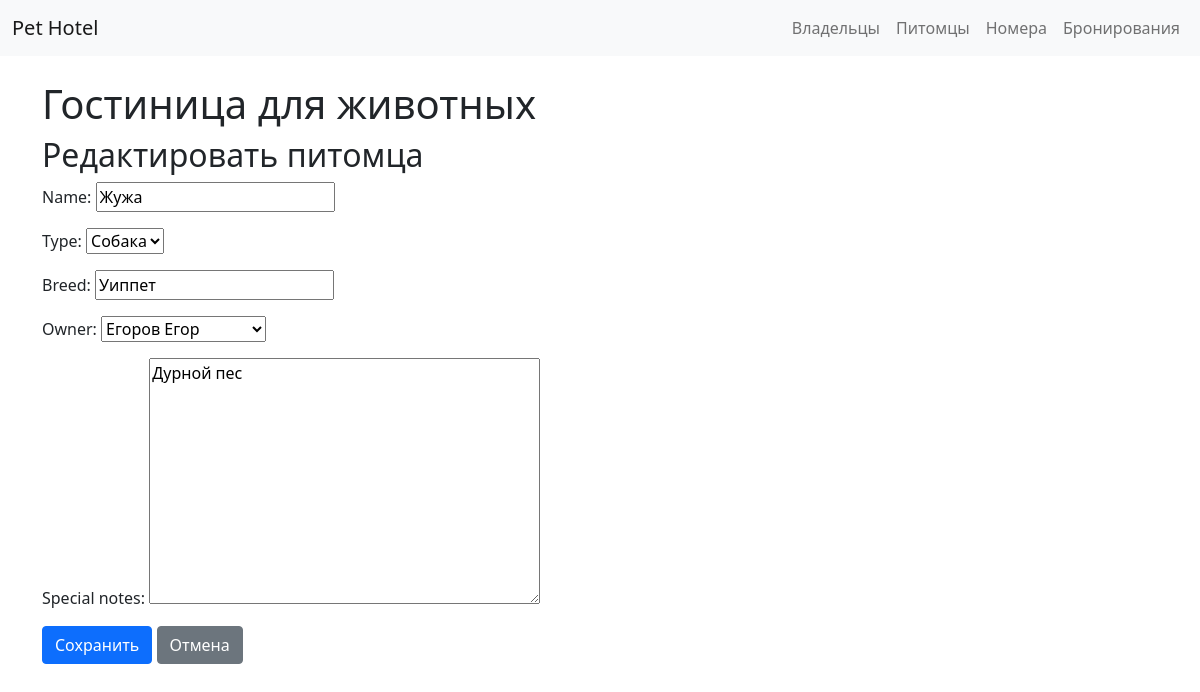
The app's page /hotel/pet/4/edit/ with its own data.
### hotel/models.py (models this page shows, shortened)
class Pet(models.Model):
    PET_TYPES = (('dog', 'Собака'), ('cat', 'Кошка'), ('other', 'Другое'))
    name = models.CharField(max_length=100)
    type = models.CharField(max_length=10, choices=PET_TYPES)
    breed = models.CharField(max_length=100, blank=True)
    owner = models.ForeignKey(Owner, on_delete=models.CASCADE)
    special_notes = models.TextField(blank=True)

### hotel/views.py (the view)
# urls.py: path('pet/<int:pk>/edit/', views.pet_edit, name='pet_edit'),
def pet_edit(request, pk):
    pet = get_object_or_404(Pet, pk=pk)
    if request.method == "POST":
        form = PetForm(request.POST, instance=pet)
        if form.is_valid():
            form.save()
            return redirect('pet_list')
    else:
        form = PetForm(instance=pet)
    return render(request, 'hotel/pet_edit.html', {'form': form})

### hotel/forms.py
class PetForm(forms.ModelForm):
    class Meta:
        model = Pet
        fields = '__all__'

### hotel/models.py (called while the page is built)
    def __str__(self):
        return f"{self.last_name} {self.first_name}"

### hotel/templates/hotel/pet_edit.html (shortened to what this page needs)
{% extends 'hotel/base.html' %}
{% block content %}
<h2>{% if form.instance.id %}Редактировать{% else %}Добавить{% endif %} питомца</h2>
<form method="post">
    {{ form.as_p }}
    <button type="submit" class="btn btn-primary">Сохранить</button>
    <a href="{% url 'pet_list' %}" class="btn btn-secondary">Отмена</a>
</form>
{% endblock %}

### records on screen
Pet: name "Жужа", type "Собака", breed "Уиппет", owner "Егоров Егор", special_notes "Дурной пес"
